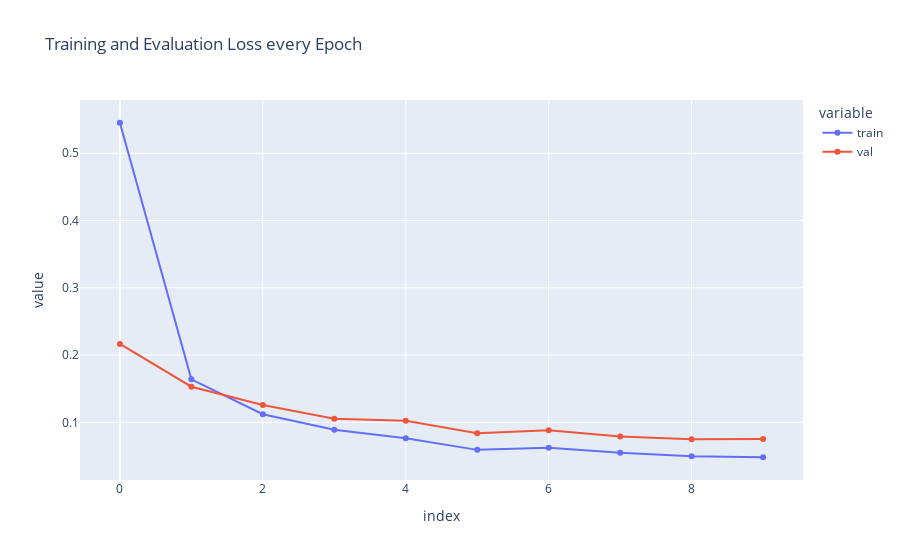

The cell this chart's notebook holds for it:
### Code cell
loss = pd. DataFrame( {'train' : history.history['loss' ], 'val' : history.history['val_loss' ]})
fig = px. line(loss, x=loss.index, y=loss.columns[0 :: ], title='Training and Evaluation Loss every Epoch', markers=True)
fig. show()

### Figure 1 — Plotly figure (JSON) as saved in the notebook; plotly's stock layout.template omitted (floating-point values rounded to 4 significant figures)
{"data": [{"hovertemplate": "variable=train<br>index=%{x}<br>value=%{y}<extra></extra>", "legendgroup": "train", "line": {"color": "#636efa", "dash": "solid"}, "marker": {"symbol": "circle"}, "mode": "lines+markers", "name": "train", "orientation": "v", "showlegend": true, "type": "scatter", "x": [0, 1, 2, 3, 4, 5, 6, 7, 8, 9], "xaxis": "x", "y": [0.5453, 0.164, 0.112, 0.0889, 0.07644, 0.05912, 0.06221, 0.05482, 0.04946, 0.04815], "yaxis": "y"}, {"hovertemplate": "variable=val<br>index=%{x}<br>value=%{y}<extra></extra>", "legendgroup": "val", "line": {"color": "#EF553B", "dash": "solid"}, "marker": {"symbol": "circle"}, "mode": "lines+markers", "name": "val", "orientation": "v", "showlegend": true, "type": "scatter", "x": [0, 1, 2, 3, 4, 5, 6, 7, 8, 9], "xaxis": "x", "y": [0.2166, 0.153, 0.1258, 0.1054, 0.1024, 0.08386, 0.0883, 0.07896, 0.07495, 0.07536], "yaxis": "y"}], "layout": {"legend": {"title": {"text": "variable"}, "tracegroupgap": 0}, "title": {"text": "Training and Evaluation Loss every Epoch"}, "xaxis": {"anchor": "y", "domain": [0, 1], "title": {"text": "index"}}, "yaxis": {"anchor": "x", "domain": [0, 1], "title": {"text": "value"}}}}
